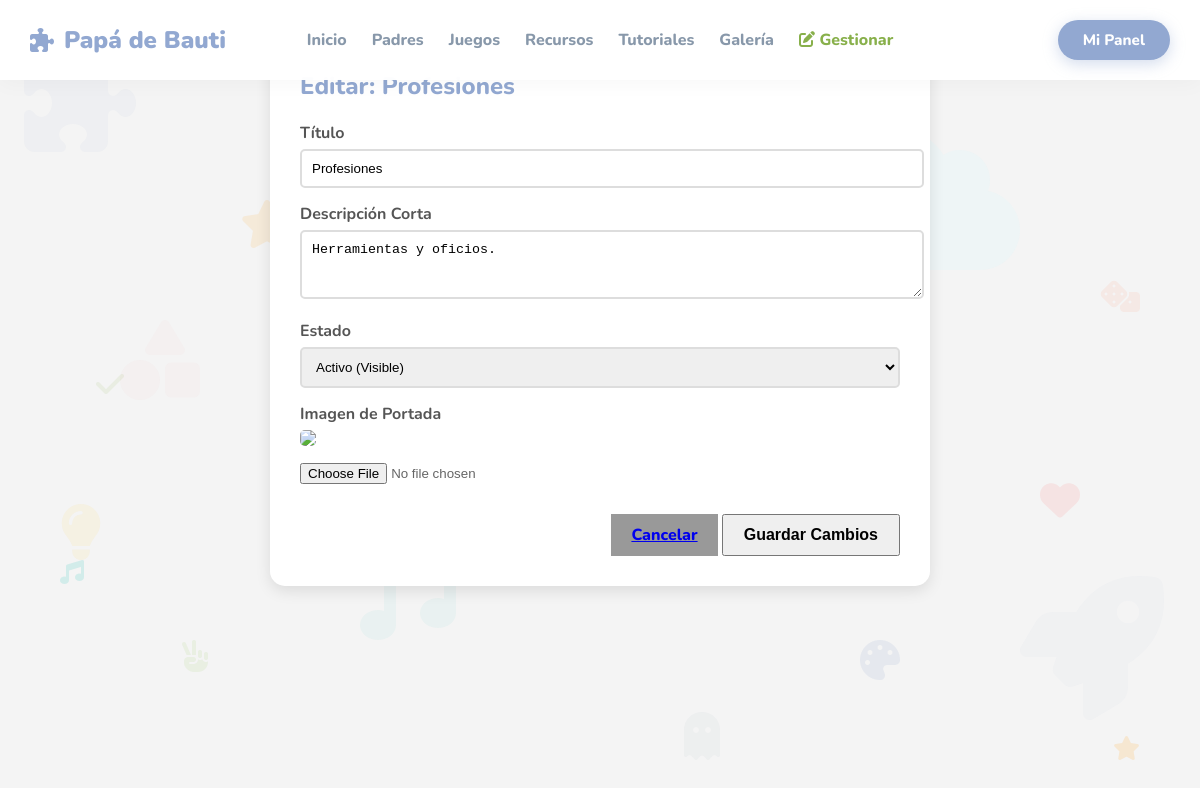
/editar_juego.php?id=4 (signed in), run on the app's committed database.
### tables this page shows
CREATE TABLE `juegos` (
  `id` int(11) NOT NULL,
  `titulo` varchar(100) NOT NULL,
  `descripcion` text DEFAULT NULL,
  `id_categoria` int(11) NOT NULL,
  `id_motor` int(11) NOT NULL,
  `imagen_portada` varchar(100) DEFAULT 'default.jpg',
  `configuracion` text DEFAULT NULL,
  `activo` tinyint(1) DEFAULT 1,
  `tipo_juego` enum('seleccion','memoria','secuencia','pintura','asociacion','texto_drag') DEFAULT 'seleccion',
  `edad_min` int(11) DEFAULT 3,
  `edad_max` int(11) DEFAULT 99
);

### editar_juego.php (the view, shortened to what this page needs)
<?php
require '../includes/db_connect.php';
$id = intval($_GET['id']);
$sql = "SELECT * FROM juegos WHERE id = $id";
$result = $conn->query($sql);
$juego = $result->fetch_assoc();
$img_prev = $juego['imagen_portada'];
if (strpos($img_prev, 'http') === false) $img_prev = "../" . $img_prev;
?>
<!DOCTYPE html>
<html lang="es">
<head>
    <link rel="stylesheet" href="../assets/css/estilos.css">
    <?php include '../includes/header.php'; ?>
</head>
<body>
<div class="editor-box">
    <h2 style="margin-bottom: 20px; color: var(--color-primario);">Editar: <?php echo $juego['titulo']; ?></h2>
    <form action="guardar_juego.php" method="POST" enctype="multipart/form-data">
        <label>Título</label>
        <input type="text" name="titulo" value="<?php echo $juego['titulo']; ?>" required>
        <label>Descripción Corta</label>
        <textarea name="descripcion" rows="3"><?php echo $juego['descripcion']; ?></textarea>
        <label>Estado</label>
        <select name="activo">
            <option value="1" <?php if($juego['activo']==1) echo 'selected'; ?>>Activo (Visible)</option>
        </select>
        <label>Imagen de Portada</label>
        <div style="margin-bottom: 10px;">
            <img src="<?php echo $img_prev; ?>" style="height: 80px; border-radius: 5px;">
        </div>
        <input type="file" name="nueva_imagen" accept="image/*">
        <div style="margin-top: 30px; text-align: right;">
            <a href="listar_juegos.php" class="btn-grande" style="background:#999; font-size: 1rem; padding: 10px 20px;">Cancelar</a>
            <button type="submit" class="btn-grande btn-jugar" style="font-size: 1rem; padding: 10px 20px;">Guardar Cambios</button>
        </div>
    </form>
</div>
</body>
</html>

### estilos.css (style rules this page uses)
:root { --color-fondo: #fdfbf7; --color-primario: #92A8D1; --color-secundario: #7FA1C3; --color-texto: #4A4A4A; --color-acento: #88B04B; }

### header.php (style rules this page uses)
:root { --p-azul: #92A8D1; --p-rosa: #F7CAC9; --p-verde: #88B04B; --p-naranja: #FFB347; --p-teal: #4ECDC4; --color-fondo: #fdfbf7; }
body { font-family: 'Nunito', sans-serif; background-color: var(--color-fondo); color: #666; padding-top: 80px; margin: 0; overflow-x: hidden; }
h1, h2, h3, h4, .btn-grande, .nav-link { font-weight: 800 !important; }

### editar_juego.php (style rules this page uses)
body { background: #f4f4f4; display: block; padding: 20px; }
.editor-box { width: 100%; max-width: 600px; margin: 0 auto; background: white; padding: 30px; border-radius: 15px; box-shadow: 0 5px 15px rgba(0,0,0,0.1); }
label { display: block; margin: 15px 0 5px; font-weight: bold; color: #555; }
input[type="text"], textarea, select { width: 100%; padding: 10px; border: 2px solid #ddd; border-radius: 5px; }

### data on the page
juegos: titulo "Profesiones", descripcion "Herramientas y oficios.", activo "Activo (Visible)"
